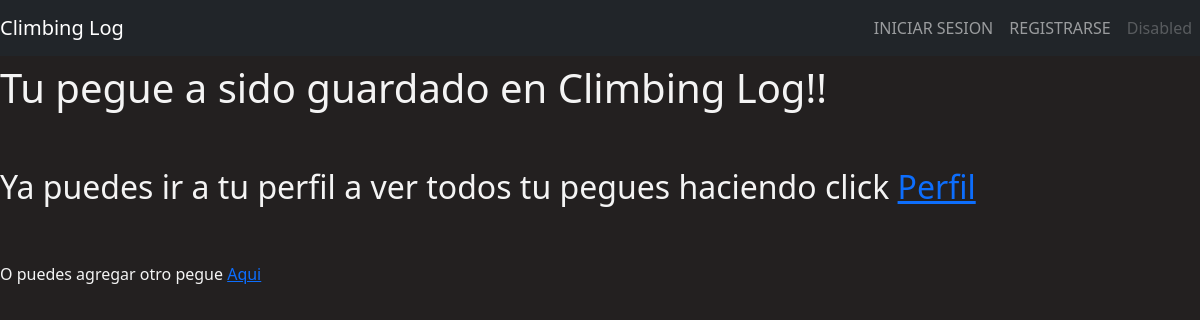
The page /successful_new_entry on the database as committed earlier.
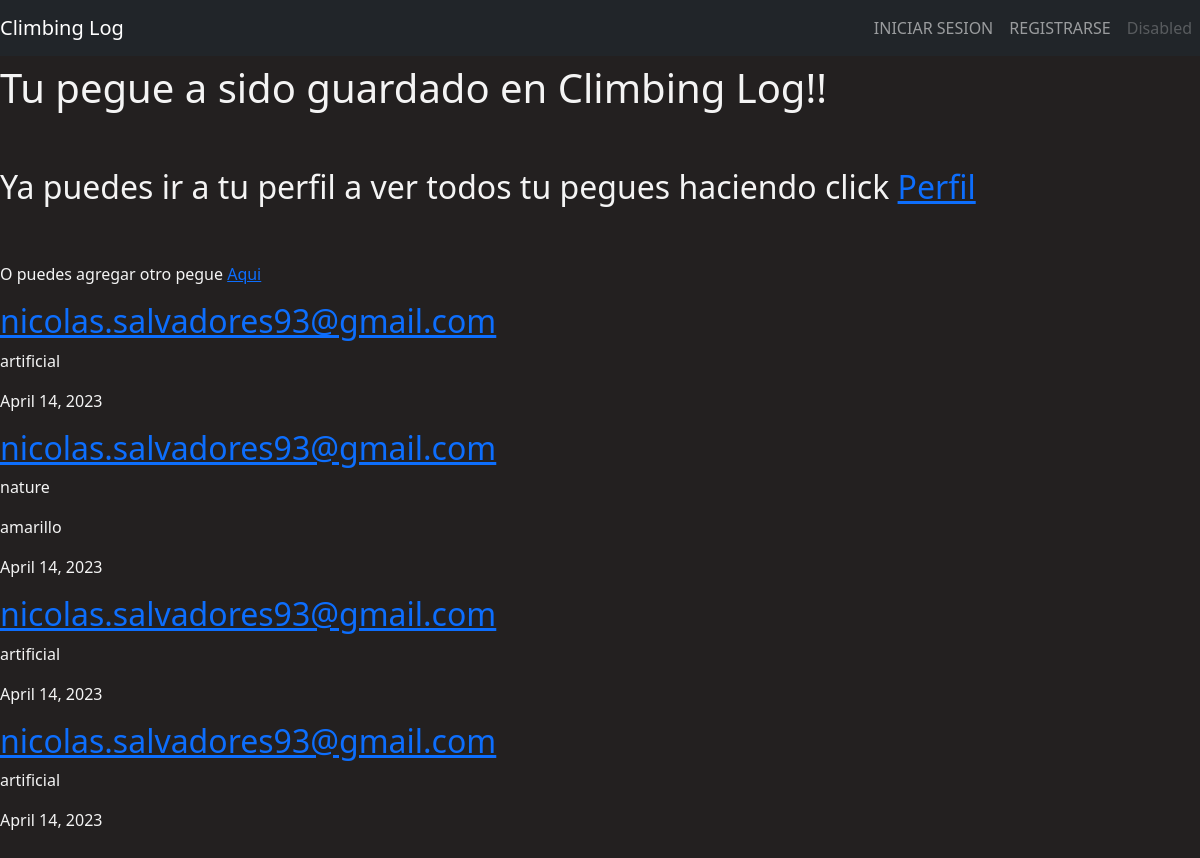
The same page on the database as committed later.
### climb_log_webapp/models.py (models this page shows, shortened)
class Climb_entry(models.Model):
    entry_num = models.AutoField(primary_key=True, unique=True)
    username = models.ForeignKey(Users, on_delete=models.CASCADE, default="")
    date = models.DateField()
    place_name = models.CharField(max_length=40)
    place_coord = models.CharField(max_length=30)
    enviroment = models.CharField(max_length=20)
    climb_style = models.CharField(max_length=15)
    multipitches = models.BooleanField()
    num_pitches = models.PositiveSmallIntegerField(default=1, validators=[MaxValueValidator(15)] )
    grade = models.CharField(max_length=6)
    climber_position = models.CharField(max_length=15)
    ascent_type = models.CharField(max_length=20)
    num_attempts = models.PositiveSmallIntegerField()
    notes = models.TextField(max_length=400)
    entry_time = models.DateTimeField(auto_now=True)

class Users(models.Model):
    id = models.AutoField(primary_key=True, unique=True)
    username = models.CharField(max_length=20, unique=True)
    email = models.EmailField(max_length=30, unique=True, validators=[EmailValidator])
    age = models.PositiveSmallIntegerField(validators=[MinValueValidator(3) ,MaxValueValidator(100)])
    gender = models.CharField(max_length=10, choices=GENDERS)
    user_pw = models.CharField(max_length=100, validators=[MinLengthValidator(6)])
    creation_date = models.DateTimeField(auto_now=True)

### climb_log_webapp/views.py (the view)
# urls.py: path('successful_new_entry', views.SuccessfulNewEntry.as_view(), name='successful-new-entry'),
class SuccessfulNewEntry(ListView):
    template_name = 'climb_log_webapp_ES/successful_new_entry.html'
    model = Climb_entry
    context_object_name = 'entries'
    def get_queryset(self):
        user_entries = super().get_queryset()
        data = user_entries.filter(username_id='3')
        return data

### climb_log_webapp/templates/climb_log_webapp_ES/successful_new_entry.html (shortened to what this page needs)
{% extends 'climb_log_webapp_ES/base.html' %}
{%load static%}
{%block css_files%}
<link rel="stylesheet" href="{% static 'climb_log_webapp/styles.css' %}">
{%endblock%}
{%block content%}
<div>
   <h1>Tu pegue a sido guardado en Climbing Log!!</h1>
   <br><br>
   <h2>Ya puedes ir a tu perfil a ver todos tu pegues haciendo click <a href="#">Perfil</a></h2>
   <br><br>
   <p> O puedes agregar otro pegue <a href="{% url 'new-entry-form' %}">Aqui</a> </p>
</div>
<div>
    {%for entry in entries%}
    <h2><a href="{% url 'entry_details' pk=1 %}">{{entry.username.email}}</a></h2>
    <p>{{entry.enviroment}}</p>
    <p>{{entry.grade}}</p>
    <p>{{entry.date}}</p>
    {%endfor%}
</div>
{%endblock%}

Rows that differ between the two databases and show on the page:
added Climb_entry: username.email "nicolas.salvadores93@gmail.com", enviroment "artificial", date "April 14, 2023"
added Climb_entry: username.email "nicolas.salvadores93@gmail.com", enviroment "nature", grade "amarillo", date "April 14, 2023"
added Climb_entry: username.email "nicolas.salvadores93@gmail.com", enviroment "artificial", date "April 14, 2023"
added Climb_entry: username.email "nicolas.salvadores93@gmail.com", enviroment "artificial", date "April 14, 2023"
